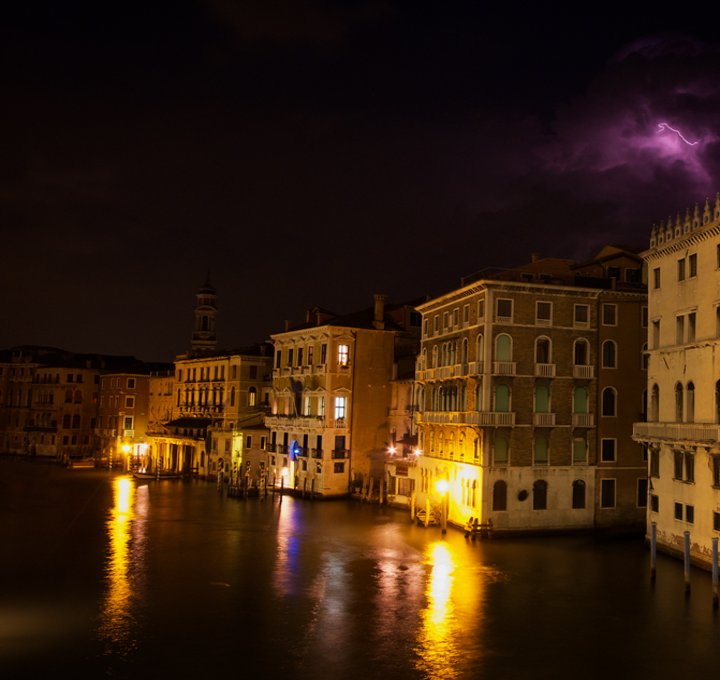
#> input picture Non_deep_learning_methods/LIME/data/1.bmp, 720 x 680 px, given as the content of the folder methods_output/our/Perceptual_Logarithmic_Enhancement_nolvbo, which was not available
$ python niqe.py   (older library calls are emulated)
#> lines starting #> are read from the running program, lines starting #| are printed output that depends on the picture; pictures that were not available may be replaced by others from this repository, and a replacement may not be noted
import numpy as np
import scipy.misc
import scipy.io
from os.path import dirname
from os.path import join
import scipy
from PIL import Image
import scipy.ndimage
import scipy.special
import math
import os
import cv2
import numpy as np
gamma_range = np.arange(0.2, 10, 0.001)
a = scipy.special.gamma(2.0/gamma_range)
a *= a
b = scipy.special.gamma(1.0/gamma_range)
c = scipy.special.gamma(3.0/gamma_range)
prec_gammas = a/(b*c)

def aggd_features(imdata):
    #flatten imdata
    imdata.shape = (len(imdata.flat),)
    imdata2 = imdata*imdata
    left_data = imdata2[imdata<0]
    right_data = imdata2[imdata>=0]
    left_mean_sqrt = 0
    right_mean_sqrt = 0
    if len(left_data) > 0:
        left_mean_sqrt = np.sqrt(np.average(left_data))
    if len(right_data) > 0:
        right_mean_sqrt = np.sqrt(np.average(right_data))

    if right_mean_sqrt != 0:
      gamma_hat = left_mean_sqrt/right_mean_sqrt
    else:
      gamma_hat = np.inf
    #solve r-hat norm

    imdata2_mean = np.mean(imdata2)
    if imdata2_mean != 0:
      r_hat = (np.average(np.abs(imdata))**2) / (np.average(imdata2))
    else:
      r_hat = np.inf
    rhat_norm = r_hat * (((math.pow(gamma_hat, 3) + 1)*(gamma_hat + 1)) / math.pow(math.pow(gamma_hat, 2) + 1, 2))

    #solve alpha by guessing values that minimize ro
    pos = np.argmin((prec_gammas - rhat_norm)**2);
    alpha = gamma_range[pos]

    gam1 = scipy.special.gamma(1.0/alpha)
    gam2 = scipy.special.gamma(2.0/alpha)
    gam3 = scipy.special.gamma(3.0/alpha)

    aggdratio = np.sqrt(gam1) / np.sqrt(gam3)
    bl = aggdratio * left_mean_sqrt
    br = aggdratio * right_mean_sqrt

    #mean parameter
    N = (br - bl)*(gam2 / gam1)#*aggdratio
    return (alpha, N, bl, br, left_mean_sqrt, right_mean_sqrt)

def ggd_features(imdata):
    nr_gam = 1/prec_gammas
    sigma_sq = np.var(imdata)
    E = np.mean(np.abs(imdata))
    rho = sigma_sq/E**2
    pos = np.argmin(np.abs(nr_gam - rho));
    return gamma_range[pos], sigma_sq

def paired_product(new_im):
    shift1 = np.roll(new_im.copy(), 1, axis=1)
    shift2 = np.roll(new_im.copy(), 1, axis=0)
    shift3 = np.roll(np.roll(new_im.copy(), 1, axis=0), 1, axis=1)
    shift4 = np.roll(np.roll(new_im.copy(), 1, axis=0), -1, axis=1)

    H_img = shift1 * new_im
    V_img = shift2 * new_im
    D1_img = shift3 * new_im
    D2_img = shift4 * new_im

    return (H_img, V_img, D1_img, D2_img)


def gen_gauss_window(lw, sigma):
    sd = np.float32(sigma)
    lw = int(lw)
    weights = [0.0] * (2 * lw + 1)
    weights[lw] = 1.0
    sum = 1.0
    sd *= sd
    for ii in range(1, lw + 1):
        tmp = np.exp(-0.5 * np.float32(ii * ii) / sd)
        weights[lw + ii] = tmp
        weights[lw - ii] = tmp
        sum += 2.0 * tmp
    for ii in range(2 * lw + 1):
        weights[ii] /= sum
    return weights

def compute_image_mscn_transform(image, C=1, avg_window=None, extend_mode='constant'):
    if avg_window is None:
      avg_window = gen_gauss_window(3, 7.0/6.0)
    assert len(np.shape(image)) == 2
    h, w = np.shape(image)
    mu_image = np.zeros((h, w), dtype=np.float32)
    var_image = np.zeros((h, w), dtype=np.float32)
    image = np.array(image).astype('float32')
    scipy.ndimage.correlate1d(image, avg_window, 0, mu_image, mode=extend_mode)
    scipy.ndimage.correlate1d(mu_image, avg_window, 1, mu_image, mode=extend_mode)
    scipy.ndimage.correlate1d(image**2, avg_window, 0, var_image, mode=extend_mode)
    scipy.ndimage.correlate1d(var_image, avg_window, 1, var_image, mode=extend_mode)
    var_image = np.sqrt(np.abs(var_image - mu_image**2))
    return (image - mu_image)/(var_image + C), var_image, mu_image


def _niqe_extract_subband_feats(mscncoefs):
    # alpha_m,  = extract_ggd_features(mscncoefs)
    alpha_m, N, bl, br, lsq, rsq = aggd_features(mscncoefs.copy())
    pps1, pps2, pps3, pps4 = paired_product(mscncoefs)
    alpha1, N1, bl1, br1, lsq1, rsq1 = aggd_features(pps1)
    alpha2, N2, bl2, br2, lsq2, rsq2 = aggd_features(pps2)
    alpha3, N3, bl3, br3, lsq3, rsq3 = aggd_features(pps3)
    alpha4, N4, bl4, br4, lsq4, rsq4 = aggd_features(pps4)
    return np.array([alpha_m, (bl+br)/2.0,
            alpha1, N1, bl1, br1,  # (V)
            alpha2, N2, bl2, br2,  # (H)
            alpha3, N3, bl3, bl3,  # (D1)
            alpha4, N4, bl4, bl4,  # (D2)
    ])

def get_patches_train_features(img, patch_size, stride=8):
    return _get_patches_generic(img, patch_size, 1, stride)

def get_patches_test_features(img, patch_size, stride=8):
    return _get_patches_generic(img, patch_size, 0, stride)

def extract_on_patches(img, patch_size):
    h, w = img.shape
    patch_size = np.int(patch_size)
    patches = []
    for j in range(0, h-patch_size+1, patch_size):
        for i in range(0, w-patch_size+1, patch_size):
            patch = img[j:j+patch_size, i:i+patch_size]
            patches.append(patch)

    patches = np.array(patches)

    patch_features = []
    for p in patches:
        patch_features.append(_niqe_extract_subband_feats(p))
    patch_features = np.array(patch_features)

    return patch_features

def _get_patches_generic(img, patch_size, is_train, stride):
    h, w = np.shape(img)
    if h < patch_size or w < patch_size:
        print("Input image is too small")
        exit(0)

    # ensure that the patch divides evenly into img
    hoffset = (h % patch_size)
    woffset = (w % patch_size)

    if hoffset > 0:
        img = img[:-hoffset, :]
    if woffset > 0:
        img = img[:, :-woffset]


    img = img.astype(np.float32)
    img2 = cv2.resize(img, (0, 0), fx=0.5, fy=0.5)

    mscn1, var, mu = compute_image_mscn_transform(img)
    mscn1 = mscn1.astype(np.float32)

    mscn2, _, _ = compute_image_mscn_transform(img2)
    mscn2 = mscn2.astype(np.float32)


    feats_lvl1 = extract_on_patches(mscn1, patch_size)
    feats_lvl2 = extract_on_patches(mscn2, patch_size/2)

    feats = np.hstack((feats_lvl1, feats_lvl2))# feats_lvl3))

    return feats

def niqe(inputImgData):

    patch_size = 16
    module_path = dirname(__file__)

    # TODO: memoize
    params = scipy.io.loadmat(join(module_path, 'data', 'niqe_image_params.mat'))
    pop_mu = np.ravel(params["pop_mu"])
    pop_cov = params["pop_cov"]
    if inputImgData.ndim == 3:
        inputImgData = cv2.cvtColor(inputImgData, cv2.COLOR_BGR2GRAY)

    M, N = inputImgData.shape

    # assert C == 1, "niqe called with videos containing %d channels. Please supply only the luminance channel" % (C,)
    assert M > (patch_size*2+1), "niqe called with small frame size, requires > 192x192 resolution video using current training parameters"
    assert N > (patch_size*2+1), "niqe called with small frame size, requires > 192x192 resolution video using current training parameters"


    feats = get_patches_test_features(inputImgData, patch_size)
    sample_mu = np.mean(feats, axis=0)
    sample_cov = np.cov(feats.T)

    X = sample_mu - pop_mu
    covmat = ((pop_cov+sample_cov)/2.0)
    pinvmat = scipy.linalg.pinv(covmat)
    niqe_score = np.sqrt(np.dot(np.dot(X, pinvmat), X))

    return niqe_score


def calculate_niqe_for_folder(folder_path):
    # 支持的图片格式
    image_exts = ('.png', '.jpg', '.jpeg', '.bmp', '.tiff')
    image_files = [f for f in os.listdir(folder_path) if f.lower().endswith(image_exts)]

    if not image_files:
        print("❌ 文件夹中没有找到图片！")
        return

    niqe_scores = []

    for file in image_files:
        image_path = os.path.join(folder_path, file)
        im = cv2.imread(image_path)
#> im is the input picture: shape (680, 720, 3); mean B, G, R 13.3, 31.7, 53.9

        if im is None:
            print(f"⚠️ 无法读取图像: {file}")
            continue

        # 如果 niqe() 需要灰度图，可在这里转换
        # im = cv2.cvtColor(im, cv2.COLOR_BGR2GRAY)

        score = niqe(im)
#> (reads evaluation/niqe/data/niqe_image_params.mat from the repository)
#> in compute_image_mscn_transform, `scipy.ndimage.correlate1d(var_image, avg_window, 1, var_image, mode=ex..`:
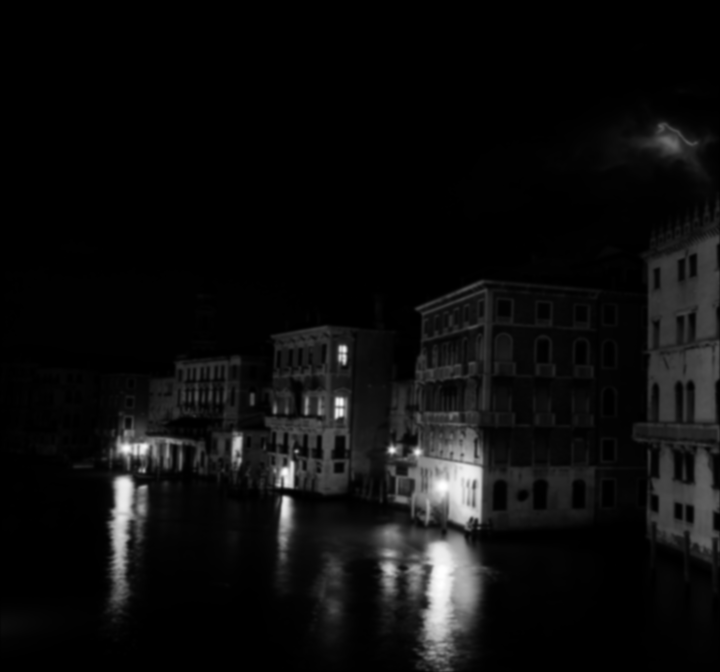
#> var_image: shape (672, 720) float32; min 1.14, max 57639.4, mean 3212.1; drawn with min black and max white
#> in _get_patches_generic, `mscn1, var, mu = compute_image_mscn_transform(img)`:
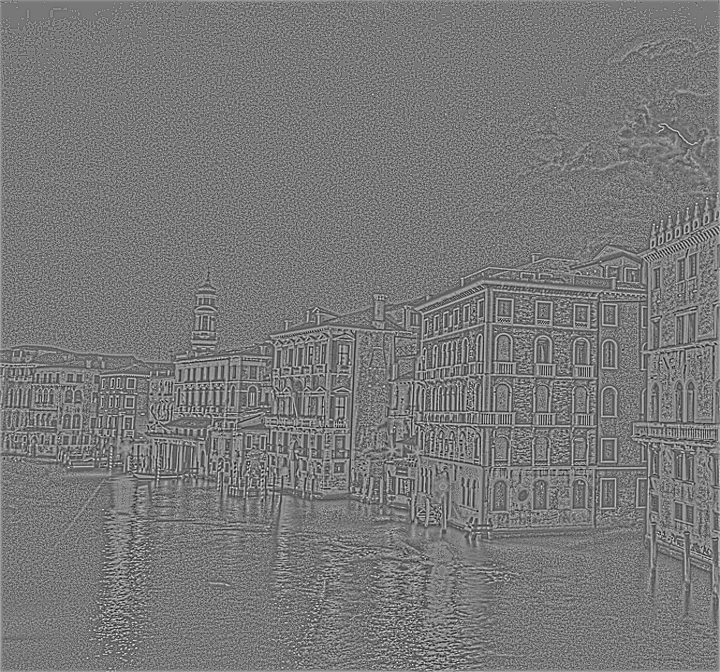
#> mscn1: shape (672, 720) float32; min -1.9, max 2.11, mean 0.00166; drawn with min black and max white
#> in _get_patches_generic, `mscn1, var, mu = compute_image_mscn_transform(img)`:
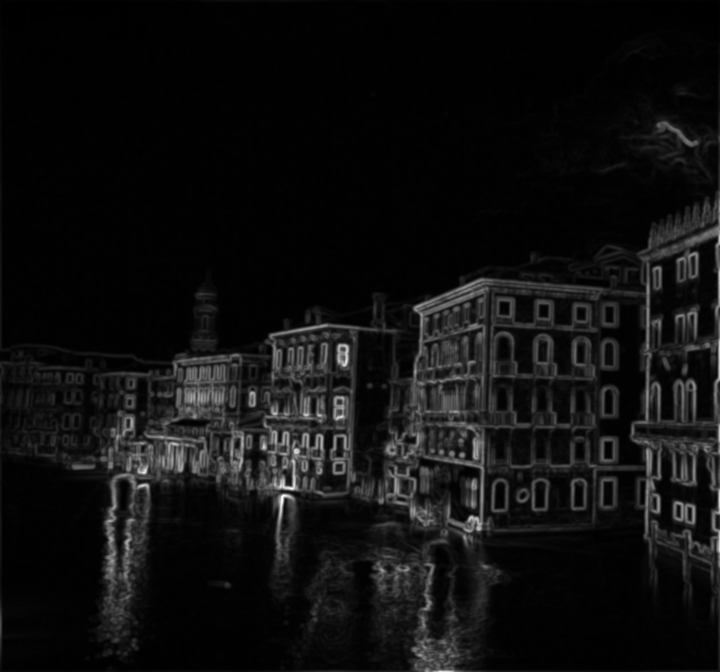
#> var: shape (672, 720) float32; min 0, max 79.88, mean 5.1; drawn with min black and max white
#> call 2 of compute_image_mscn_transform, with C = 1, extend_mode = 'constant'
#> in compute_image_mscn_transform (call 2), `scipy.ndimage.correlate1d(mu_image, avg_window, 1, mu_image, mode=exte..`:
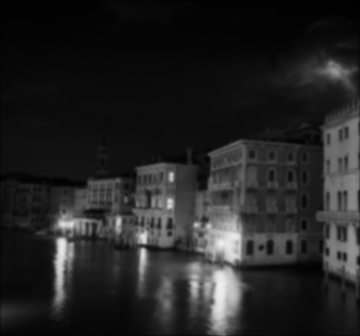
#> mu_image: shape (336, 360) float32; min 0.807, max 239.3, mean 36.4
#> in _get_patches_generic, `mscn2, _, _ = compute_image_mscn_transform(img2)`:
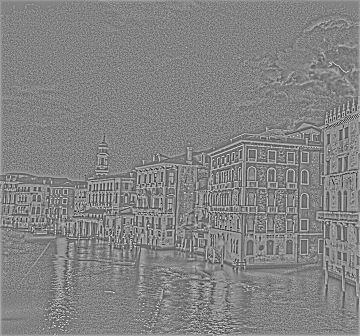
#> mscn2: shape (336, 360) float32; min -2.41, max 2.26, mean 0.0049; drawn with min black and max white
#> after the loop in extract_on_patches, `for j in range(0, h-patch_size+1, patch_size):`: patches = 1890 items
#> the loop in extract_on_patches, `for p in patches:` made 1890 passes
#> in niqe, `sample_cov = np.cov(feats.T)`:
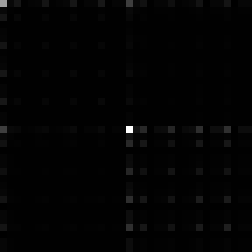
#> sample_cov: shape (36, 36) float64 (shown 7 times larger); min -0.0366, max 7.52, mean 0.0618; drawn with min black and max white
#> in niqe, `pinvmat = scipy.linalg.pinv(covmat)`:
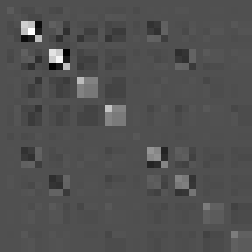
#> pinvmat: shape (36, 36) float64 (shown 7 times larger); min -3116.5, max 6750.7, mean 17.6; drawn with min black and max white
        niqe_scores.append(score)
        print(f"{file}: NIQE = {score:.4f}")
#| 1.bmp: NIQE = 5.0659

    mean_score = np.mean(niqe_scores)
    print("\n📊 NIQE 结果汇总：")
    print(f"共处理 {len(niqe_scores)} 张图片，平均 NIQE = {mean_score:.4f}")
#| 共处理 1 张图片，平均 NIQE = 5.0659

    return niqe_scores, mean_score


if __name__ == "__main__":
    folder_path = '../../output/Non_deep_learning_methods_output/our/Perceptual_Logarithmic_Enhancement_nolvbo'
    #folder_path = '../../dataset/LOLv1/high'
    calculate_niqe_for_folder(folder_path)
